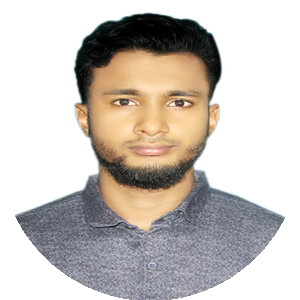
#> input picture rounded_profile.png, 300 x 300 px
$ python watemark_image.py
#> lines starting #> are read from the running program, lines starting #| are printed output that depends on the picture
import matplotlib.pyplot as plt
import numpy as np

# সরাসরি imread ব্যবহার
im = plt.imread("rounded_profile.png")
#> im is the input picture: shape (300, 300, 4) float32; mean R, G, B, A 0.744, 0.72, 0.704, 0.79

fig, ax = plt.subplots()

np.random.seed(19680801)
x = np.arange(30)
y = x + np.random.randn(30)

ax.bar(x, y, color='#6bbc6b')
ax.grid()

# figure-এ ইমেজ বসানো
fig.figimage(im, 25, 25, zorder=3, alpha=.7)

plt.show()
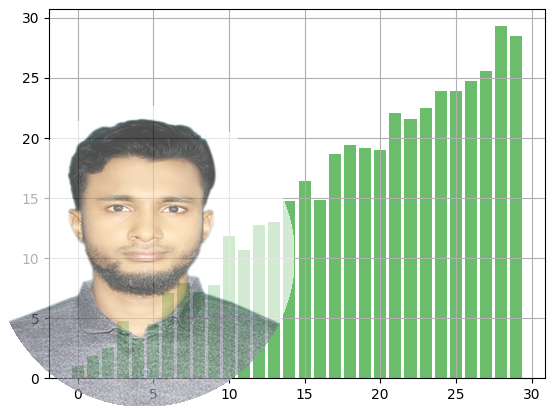
#> figure drawn by matplotlib, 1 panel; tallest bar 29.31 high, from x = 27.6 to 28.4
